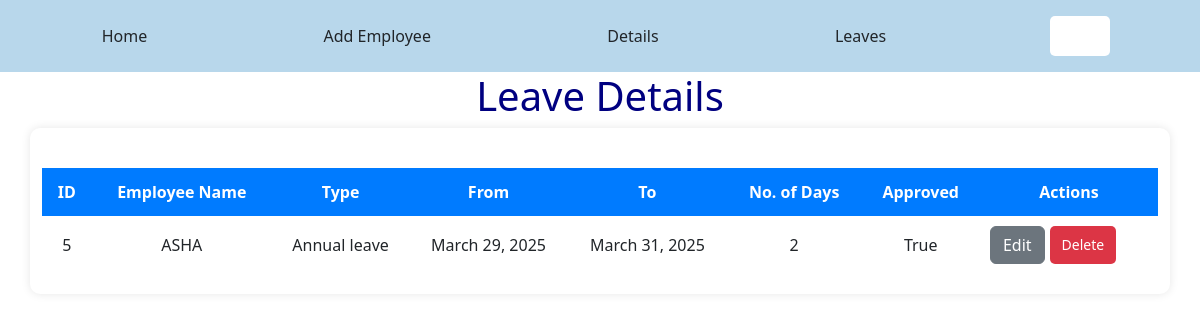
/leave/, run on the app's committed database.
### home/models.py (models this page shows, shortened)
class Leaves(models.Model):
    type = models.CharField(max_length=100)
    from_date = models.DateField()
    to_date = models.DateField()
    no_of_days = models.IntegerField()
    approved = models.BooleanField(null=True)
    emp_id = models.OneToOneField(Employee,on_delete=models.CASCADE)

class Employee(models.Model):
    first_name = models.CharField(max_length=100)
    last_name = models.CharField(max_length=100)
    email = models.EmailField(unique=True)
    phone = models.CharField(max_length=15, null=True)
    department = models.ForeignKey(Department, on_delete=models.CASCADE)
    position = models.CharField(max_length=100)
    date_hired = models.DateField()
    def __str__(self):
        return self.first_name

### home/views.py (the view)
# urls.py: path('leave/',views.leave_details,name='leave'),
def leave_details(request):
    all_leaves = Leaves.objects.all()
    if all_leaves:
        context = {'all_leaves':all_leaves}
    else:
        context = {'msg':'Leave details Not available!!'}
    return render(request,'leave.html',context)

### home/templates/leave.html
{% extends 'main.html' %}
{% block content %}
<center><h1 style="color: navy;">Leave Details</h1></center>
    <div class="container">
        <table border="" style="border: none;text-align: center;">
        <thead>
            <tr>
                <th>ID</th>
                <th>Employee Name</th>
                <th>Type</th>
                <th>From </th>
                <th>To </th>
                <th>No. of Days</th>
                <th>Approved</th>
                <th colspan="2">Actions</th>
            </tr>
        </thead>
        {% for leave in all_leaves %}
            <tr>
            <td>{{ leave.id }}</td>
            <td>{{leave.emp_id}}</td>
            <td>{{ leave.type }}</td>
            <td>{{ leave.from_date }}</td>
            <td>{{ leave.to_date }}</td>
            <td>{{ leave.no_of_days}}</td>
            <td>{{ leave.approved }}</td>
            <td>
                <div style="display: flex;"><a href="{% url 'edit' leave.id  %}" class="btn btn-secondary">Edit</a>
                    <a href="" class="btn-delete">Delete</a></div>
            </td>
        </tr>
        {% empty %}
        <tr>
            <td colspan="8">No leaves found.</td>
        </tr>
        {% endfor %}
    </table>
    </div>
{% endblock content %}

### home/static/style.css (style rules this page uses)
* { box-sizing: border-box; margin: 0; padding: 0; }
body { font-family: Arial, sans-serif; line-height: 1.6; color: #333; background-color: #f9f9f9; }
body { font-family: Arial, sans-serif; background-color: #f4f4f4; margin: 20px; padding: 0; }
.container { width: 100%; margin: auto; background: #fff; padding: 20px; border-radius: 10px; box-shadow: 0px 0px 10px rgba(0, 0, 0, 0.1); overflow-x: auto; }
table { width: 100%; border-collapse: collapse; margin-top: 20px; background: #fff; }
th { background: #007bff; color: #fff; padding: 12px; text-align: left; border: 1px solid #ddd; }
td { padding: 10px; border: 1px solid #ddd; }
.btn, .btn-delete { text-decoration: none; padding: 8px 12px; border-radius: 5px; font-size: 14px; margin-right: 5px; display: inline-block; text-align: center; transition: 0.3s; }
.btn { background: #28a745; color: white; border: none; }
.btn-delete { background: #dc3545; color: white; border: none; }
.container { width: 80%; margin: auto; background: #fff; padding: 20px; border-radius: 10px; box-shadow: 0px 0px 10px rgba(0, 0, 0, 0.1); }

### home/templates/main.html (style rules this page uses)
.container { display: flex; flex-wrap: wrap; justify-content: center; gap: 20px; padding: 20px; }
@media (min-width: 600px) { .container { justify-content: flex-start; } }

### data on the page
Leaves: id "5", emp_id "ASHA", type "Annual leave", from_date "March 29, 2025", to_date "March 31, 2025", no_of_days "2", approved "True"
